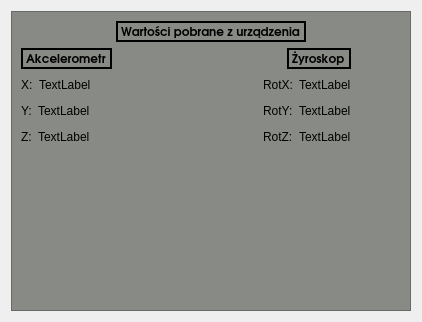
<?xml version="1.0" encoding="UTF-8"?>
<ui version="4.0">
 <class>window_data</class>
 <widget class="QWidget" name="window_data">
  <property name="geometry">
   <rect>
    <x>0</x>
    <y>0</y>
    <width>418</width>
    <height>318</height>
   </rect>
  </property>
  <property name="windowTitle">
   <string>Form</string>
  </property>
  <layout class="QGridLayout" name="gridLayout">
   <item row="0" column="0">
    <widget class="QFrame" name="windowData">
     <property name="minimumSize">
      <size>
       <width>400</width>
       <height>300</height>
      </size>
     </property>
     <property name="palette">
      <palette>
       <active>
        <colorrole role="WindowText">
         <brush brushstyle="SolidPattern">
          <color alpha="255">
           <red>0</red>
           <green>0</green>
           <blue>0</blue>
          </color>
         </brush>
        </colorrole>
        <colorrole role="Button">
         <brush brushstyle="SolidPattern">
          <color alpha="255">
           <red>136</red>
           <green>138</green>
           <blue>133</blue>
          </color>
         </brush>
        </colorrole>
        <colorrole role="Light">
         <brush brushstyle="SolidPattern">
          <color alpha="255">
           <red>204</red>
           <green>207</green>
           <blue>200</blue>
          </color>
         </brush>
        </colorrole>
        <colorrole role="Midlight">
         <brush brushstyle="SolidPattern">
          <color alpha="255">
           <red>170</red>
           <green>172</green>
           <blue>166</blue>
          </color>
         </brush>
        </colorrole>
        <colorrole role="Dark">
         <brush brushstyle="SolidPattern">
          <color alpha="255">
           <red>68</red>
           <green>69</green>
           <blue>66</blue>
          </color>
         </brush>
        </colorrole>
        <colorrole role="Mid">
         <brush brushstyle="SolidPattern">
          <color alpha="255">
           <red>91</red>
           <green>92</green>
           <blue>89</blue>
          </color>
         </brush>
        </colorrole>
        <colorrole role="Text">
         <brush brushstyle="SolidPattern">
          <color alpha="255">
           <red>0</red>
           <green>0</green>
           <blue>0</blue>
          </color>
         </brush>
        </colorrole>
        <colorrole role="BrightText">
         <brush brushstyle="SolidPattern">
          <color alpha="255">
           <red>255</red>
           <green>255</green>
           <blue>255</blue>
          </color>
         </brush>
        </colorrole>
        <colorrole role="ButtonText">
         <brush brushstyle="SolidPattern">
          <color alpha="255">
           <red>0</red>
           <green>0</green>
           <blue>0</blue>
          </color>
         </brush>
        </colorrole>
        <colorrole role="Base">
         <brush brushstyle="SolidPattern">
          <color alpha="255">
           <red>255</red>
           <green>255</green>
           <blue>255</blue>
          </color>
         </brush>
        </colorrole>
        <colorrole role="Window">
         <brush brushstyle="SolidPattern">
          <color alpha="255">
           <red>136</red>
           <green>138</green>
           <blue>133</blue>
          </color>
         </brush>
        </colorrole>
        <colorrole role="Shadow">
         <brush brushstyle="SolidPattern">
          <color alpha="255">
           <red>0</red>
           <green>0</green>
           <blue>0</blue>
          </color>
         </brush>
        </colorrole>
        <colorrole role="AlternateBase">
         <brush brushstyle="SolidPattern">
          <color alpha="255">
           <red>195</red>
           <green>196</green>
           <blue>194</blue>
          </color>
         </brush>
        </colorrole>
        <colorrole role="ToolTipBase">
         <brush brushstyle="SolidPattern">
          <color alpha="255">
           <red>255</red>
           <green>255</green>
           <blue>220</blue>
          </color>
         </brush>
        </colorrole>
        <colorrole role="ToolTipText">
         <brush brushstyle="SolidPattern">
          <color alpha="255">
           <red>0</red>
           <green>0</green>
           <blue>0</blue>
          </color>
         </brush>
        </colorrole>
       </active>
       <inactive>
        <colorrole role="WindowText">
         <brush brushstyle="SolidPattern">
          <color alpha="255">
           <red>0</red>
           <green>0</green>
           <blue>0</blue>
          </color>
         </brush>
        </colorrole>
        <colorrole role="Button">
         <brush brushstyle="SolidPattern">
          <color alpha="255">
           <red>136</red>
           <green>138</green>
           <blue>133</blue>
          </color>
         </brush>
        </colorrole>
        <colorrole role="Light">
         <brush brushstyle="SolidPattern">
          <color alpha="255">
           <red>204</red>
           <green>207</green>
           <blue>200</blue>
          </color>
         </brush>
        </colorrole>
        <colorrole role="Midlight">
         <brush brushstyle="SolidPattern">
          <color alpha="255">
           <red>170</red>
           <green>172</green>
           <blue>166</blue>
          </color>
         </brush>
        </colorrole>
        <colorrole role="Dark">
         <brush brushstyle="SolidPattern">
          <color alpha="255">
           <red>68</red>
           <green>69</green>
           <blue>66</blue>
          </color>
         </brush>
        </colorrole>
        <colorrole role="Mid">
         <brush brushstyle="SolidPattern">
          <color alpha="255">
           <red>91</red>
           <green>92</green>
           <blue>89</blue>
          </color>
         </brush>
        </colorrole>
        <colorrole role="Text">
         <brush brushstyle="SolidPattern">
          <color alpha="255">
           <red>0</red>
           <green>0</green>
           <blue>0</blue>
          </color>
         </brush>
        </colorrole>
        <colorrole role="BrightText">
         <brush brushstyle="SolidPattern">
          <color alpha="255">
           <red>255</red>
           <green>255</green>
           <blue>255</blue>
          </color>
         </brush>
        </colorrole>
        <colorrole role="ButtonText">
         <brush brushstyle="SolidPattern">
          <color alpha="255">
           <red>0</red>
           <green>0</green>
           <blue>0</blue>
          </color>
         </brush>
        </colorrole>
        <colorrole role="Base">
         <brush brushstyle="SolidPattern">
          <color alpha="255">
           <red>255</red>
           <green>255</green>
           <blue>255</blue>
          </color>
         </brush>
        </colorrole>
        <colorrole role="Window">
         <brush brushstyle="SolidPattern">
          <color alpha="255">
           <red>136</red>
           <green>138</green>
           <blue>133</blue>
          </color>
         </brush>
        </colorrole>
        <colorrole role="Shadow">
         <brush brushstyle="SolidPattern">
          <color alpha="255">
           <red>0</red>
           <green>0</green>
           <blue>0</blue>
          </color>
         </brush>
        </colorrole>
        <colorrole role="AlternateBase">
         <brush brushstyle="SolidPattern">
          <color alpha="255">
           <red>195</red>
           <green>196</green>
           <blue>194</blue>
          </color>
         </brush>
        </colorrole>
        <colorrole role="ToolTipBase">
         <brush brushstyle="SolidPattern">
          <color alpha="255">
           <red>255</red>
           <green>255</green>
           <blue>220</blue>
          </color>
         </brush>
        </colorrole>
        <colorrole role="ToolTipText">
         <brush brushstyle="SolidPattern">
          <color alpha="255">
           <red>0</red>
           <green>0</green>
           <blue>0</blue>
          </color>
         </brush>
        </colorrole>
       </inactive>
       <disabled>
        <colorrole role="WindowText">
         <brush brushstyle="SolidPattern">
          <color alpha="255">
           <red>68</red>
           <green>69</green>
           <blue>66</blue>
          </color>
         </brush>
        </colorrole>
        <colorrole role="Button">
         <brush brushstyle="SolidPattern">
          <color alpha="255">
           <red>136</red>
           <green>138</green>
           <blue>133</blue>
          </color>
         </brush>
        </colorrole>
        <colorrole role="Light">
         <brush brushstyle="SolidPattern">
          <color alpha="255">
           <red>204</red>
           <green>207</green>
           <blue>200</blue>
          </color>
         </brush>
        </colorrole>
        <colorrole role="Midlight">
         <brush brushstyle="SolidPattern">
          <color alpha="255">
           <red>170</red>
           <green>172</green>
           <blue>166</blue>
          </color>
         </brush>
        </colorrole>
        <colorrole role="Dark">
         <brush brushstyle="SolidPattern">
          <color alpha="255">
           <red>68</red>
           <green>69</green>
           <blue>66</blue>
          </color>
         </brush>
        </colorrole>
        <colorrole role="Mid">
         <brush brushstyle="SolidPattern">
          <color alpha="255">
           <red>91</red>
           <green>92</green>
           <blue>89</blue>
          </color>
         </brush>
        </colorrole>
        <colorrole role="Text">
         <brush brushstyle="SolidPattern">
          <color alpha="255">
           <red>68</red>
           <green>69</green>
           <blue>66</blue>
          </color>
         </brush>
        </colorrole>
        <colorrole role="BrightText">
         <brush brushstyle="SolidPattern">
          <color alpha="255">
           <red>255</red>
           <green>255</green>
           <blue>255</blue>
          </color>
         </brush>
        </colorrole>
        <colorrole role="ButtonText">
         <brush brushstyle="SolidPattern">
          <color alpha="255">
           <red>68</red>
           <green>69</green>
           <blue>66</blue>
          </color>
         </brush>
        </colorrole>
        <colorrole role="Base">
         <brush brushstyle="SolidPattern">
          <color alpha="255">
           <red>136</red>
           <green>138</green>
           <blue>133</blue>
          </color>
         </brush>
        </colorrole>
        <colorrole role="Window">
         <brush brushstyle="SolidPattern">
          <color alpha="255">
           <red>136</red>
           <green>138</green>
           <blue>133</blue>
          </color>
         </brush>
        </colorrole>
        <colorrole role="Shadow">
         <brush brushstyle="SolidPattern">
          <color alpha="255">
           <red>0</red>
           <green>0</green>
           <blue>0</blue>
          </color>
         </brush>
        </colorrole>
        <colorrole role="AlternateBase">
         <brush brushstyle="SolidPattern">
          <color alpha="255">
           <red>136</red>
           <green>138</green>
           <blue>133</blue>
          </color>
         </brush>
        </colorrole>
        <colorrole role="ToolTipBase">
         <brush brushstyle="SolidPattern">
          <color alpha="255">
           <red>255</red>
           <green>255</green>
           <blue>220</blue>
          </color>
         </brush>
        </colorrole>
        <colorrole role="ToolTipText">
         <brush brushstyle="SolidPattern">
          <color alpha="255">
           <red>0</red>
           <green>0</green>
           <blue>0</blue>
          </color>
         </brush>
        </colorrole>
       </disabled>
      </palette>
     </property>
     <property name="autoFillBackground">
      <bool>true</bool>
     </property>
     <property name="frameShape">
      <enum>QFrame::StyledPanel</enum>
     </property>
     <property name="frameShadow">
      <enum>QFrame::Raised</enum>
     </property>
     <layout class="QFormLayout" name="formLayout_3">
      <item row="0" column="0" colspan="2">
       <layout class="QHBoxLayout" name="windowData_header">
        <item>
         <spacer name="horizontalSpacer_33">
          <property name="orientation">
           <enum>Qt::Horizontal</enum>
          </property>
          <property name="sizeHint" stdset="0">
           <size>
            <width>30</width>
            <height>20</height>
           </size>
          </property>
         </spacer>
        </item>
        <item>
         <widget class="QLabel" name="windowData_header_title">
          <property name="sizePolicy">
           <sizepolicy hsizetype="Fixed" vsizetype="Fixed">
            <horstretch>0</horstretch>
            <verstretch>0</verstretch>
           </sizepolicy>
          </property>
          <property name="font">
           <font>
            <family>URW Gothic L</family>
            <weight>75</weight>
            <bold>true</bold>
           </font>
          </property>
          <property name="frameShape">
           <enum>QFrame::WinPanel</enum>
          </property>
          <property name="text">
           <string>Wartości pobrane z urządzenia</string>
          </property>
         </widget>
        </item>
        <item>
         <spacer name="horizontalSpacer_34">
          <property name="orientation">
           <enum>Qt::Horizontal</enum>
          </property>
          <property name="sizeHint" stdset="0">
           <size>
            <width>40</width>
            <height>20</height>
           </size>
          </property>
         </spacer>
        </item>
       </layout>
      </item>
      <item row="1" column="0" colspan="2">
       <layout class="QHBoxLayout" name="windowData_subheader">
        <item>
         <widget class="QLabel" name="windowData_subheader_title2">
          <property name="sizePolicy">
           <sizepolicy hsizetype="Fixed" vsizetype="Fixed">
            <horstretch>0</horstretch>
            <verstretch>0</verstretch>
           </sizepolicy>
          </property>
          <property name="font">
           <font>
            <family>URW Gothic L</family>
            <weight>75</weight>
            <bold>true</bold>
           </font>
          </property>
          <property name="frameShape">
           <enum>QFrame::WinPanel</enum>
          </property>
          <property name="text">
           <string>Akcelerometr</string>
          </property>
         </widget>
        </item>
        <item>
         <spacer name="horizontalSpacer_35">
          <property name="orientation">
           <enum>Qt::Horizontal</enum>
          </property>
          <property name="sizeHint" stdset="0">
           <size>
            <width>30</width>
            <height>20</height>
           </size>
          </property>
         </spacer>
        </item>
        <item>
         <widget class="QLabel" name="windowData_subheader_title1">
          <property name="font">
           <font>
            <family>URW Gothic L</family>
            <weight>75</weight>
            <bold>true</bold>
           </font>
          </property>
          <property name="frameShape">
           <enum>QFrame::WinPanel</enum>
          </property>
          <property name="text">
           <string>Żyroskop</string>
          </property>
         </widget>
        </item>
        <item>
         <spacer name="horizontalSpacer_36">
          <property name="orientation">
           <enum>Qt::Horizontal</enum>
          </property>
          <property name="sizeType">
           <enum>QSizePolicy::Fixed</enum>
          </property>
          <property name="sizeHint" stdset="0">
           <size>
            <width>50</width>
            <height>20</height>
           </size>
          </property>
         </spacer>
        </item>
       </layout>
      </item>
      <item row="2" column="0" colspan="2">
       <layout class="QHBoxLayout" name="windowData_data_x">
        <item>
         <widget class="QLabel" name="windowData_label_x">
          <property name="text">
           <string>X:</string>
          </property>
         </widget>
        </item>
        <item>
         <widget class="QLabel" name="windowData_data_acc_x">
          <property name="text">
           <string>TextLabel</string>
          </property>
         </widget>
        </item>
        <item>
         <spacer name="horizontalSpacer_37">
          <property name="orientation">
           <enum>Qt::Horizontal</enum>
          </property>
          <property name="sizeHint" stdset="0">
           <size>
            <width>30</width>
            <height>20</height>
           </size>
          </property>
         </spacer>
        </item>
        <item>
         <widget class="QLabel" name="windowData_label_rot_x">
          <property name="text">
           <string>RotX:</string>
          </property>
         </widget>
        </item>
        <item>
         <widget class="QLabel" name="windowData_data_gyro_x">
          <property name="text">
           <string>TextLabel</string>
          </property>
         </widget>
        </item>
        <item>
         <spacer name="horizontalSpacer_38">
          <property name="orientation">
           <enum>Qt::Horizontal</enum>
          </property>
          <property name="sizeType">
           <enum>QSizePolicy::Fixed</enum>
          </property>
          <property name="sizeHint" stdset="0">
           <size>
            <width>50</width>
            <height>20</height>
           </size>
          </property>
         </spacer>
        </item>
       </layout>
      </item>
      <item row="3" column="0" colspan="2">
       <layout class="QHBoxLayout" name="windowData_data_y">
        <item>
         <widget class="QLabel" name="windowData_label_y">
          <property name="text">
           <string>Y:</string>
          </property>
         </widget>
        </item>
        <item>
         <widget class="QLabel" name="windowData_data_acc_y">
          <property name="text">
           <string>TextLabel</string>
          </property>
         </widget>
        </item>
        <item>
         <spacer name="horizontalSpacer_39">
          <property name="orientation">
           <enum>Qt::Horizontal</enum>
          </property>
          <property name="sizeHint" stdset="0">
           <size>
            <width>30</width>
            <height>20</height>
           </size>
          </property>
         </spacer>
        </item>
        <item>
         <widget class="QLabel" name="windowData_label_rot_y">
          <property name="text">
           <string>RotY:</string>
          </property>
         </widget>
        </item>
        <item>
         <widget class="QLabel" name="windowData_data_gyro_y">
          <property name="text">
           <string>TextLabel</string>
          </property>
         </widget>
        </item>
        <item>
         <spacer name="horizontalSpacer_40">
          <property name="orientation">
           <enum>Qt::Horizontal</enum>
          </property>
          <property name="sizeType">
           <enum>QSizePolicy::Fixed</enum>
          </property>
          <property name="sizeHint" stdset="0">
           <size>
            <width>50</width>
            <height>20</height>
           </size>
          </property>
         </spacer>
        </item>
       </layout>
      </item>
      <item row="4" column="0" colspan="2">
       <layout class="QHBoxLayout" name="windowData_data_z">
        <item>
         <widget class="QLabel" name="windowData_label_z">
          <property name="text">
           <string>Z:</string>
          </property>
         </widget>
        </item>
        <item>
         <widget class="QLabel" name="windowData_data_acc_z">
          <property name="text">
           <string>TextLabel</string>
          </property>
         </widget>
        </item>
        <item>
         <spacer name="horizontalSpacer_41">
          <property name="orientation">
           <enum>Qt::Horizontal</enum>
          </property>
          <property name="sizeHint" stdset="0">
           <size>
            <width>30</width>
            <height>20</height>
           </size>
          </property>
         </spacer>
        </item>
        <item>
         <widget class="QLabel" name="windowData_label_rot_z">
          <property name="text">
           <string>RotZ:</string>
          </property>
         </widget>
        </item>
        <item>
         <widget class="QLabel" name="windowData_data_gyro_z">
          <property name="text">
           <string>TextLabel</string>
          </property>
         </widget>
        </item>
        <item>
         <spacer name="horizontalSpacer_42">
          <property name="orientation">
           <enum>Qt::Horizontal</enum>
          </property>
          <property name="sizeType">
           <enum>QSizePolicy::Fixed</enum>
          </property>
          <property name="sizeHint" stdset="0">
           <size>
            <width>50</width>
            <height>20</height>
           </size>
          </property>
         </spacer>
        </item>
       </layout>
      </item>
     </layout>
    </widget>
   </item>
  </layout>
 </widget>
 <resources/>
 <connections/>
</ui>
